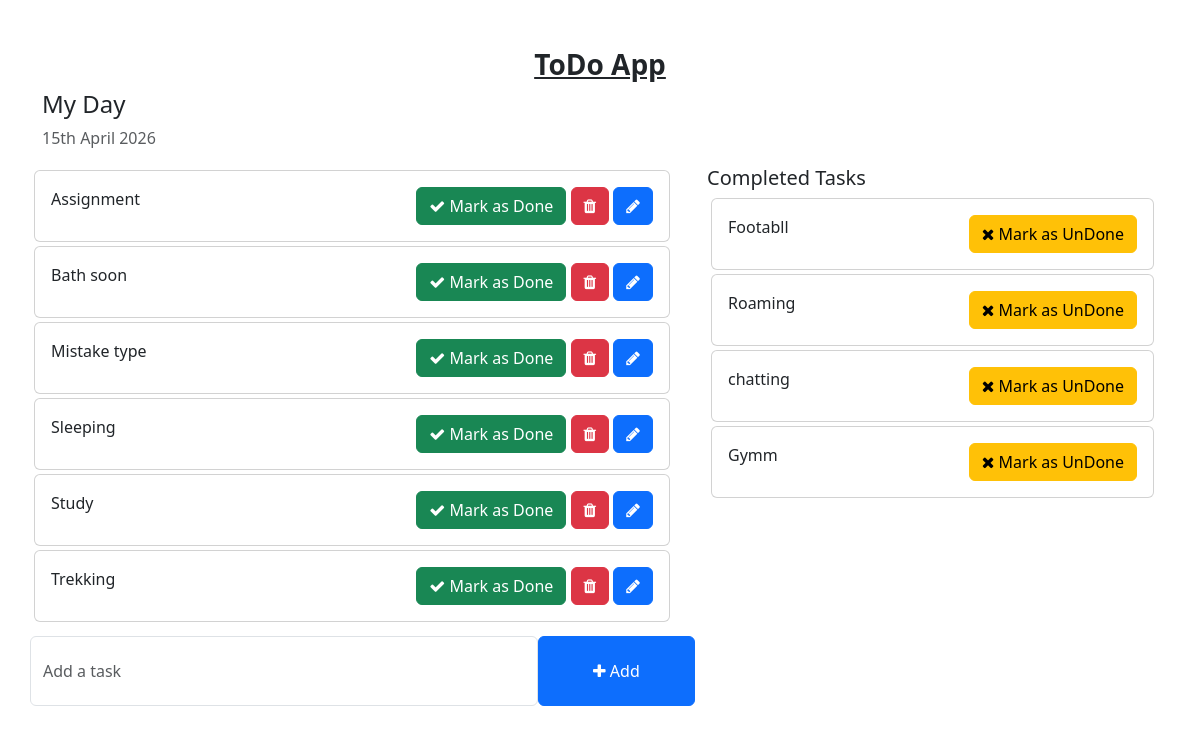
The app's page /, older data.
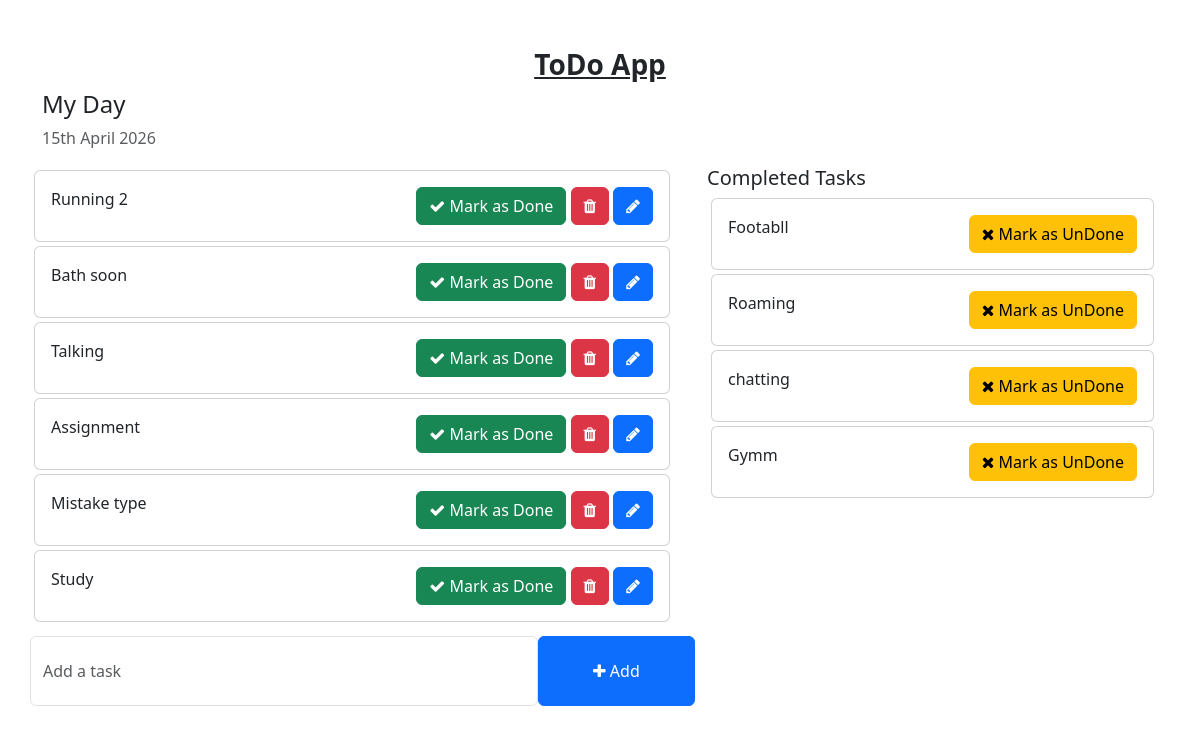
The same page, newer data.
### todo/models.py (models this page shows, shortened)
class Task(models.Model):
    task = models.CharField(max_length = 250)
    is_completed = models.BooleanField(default= False)
    created_at = models.DateTimeField(auto_now_add=True)
    updated_at = models.DateField(auto_now=True)

### todo_main/views.py (the view)
# urls.py: 2. Add a URL to urlpatterns:  path('', views.home, name='home')
def home(request):
    tasks= Task.objects.filter(is_completed = False). order_by('-updated_at')
    completed_tasks = Task.objects.filter(is_completed= True)
    context = {
        'tasks' : tasks,
        'completed_tasks' : completed_tasks,
    }
    return render(request, 'home.html' , context)

### templates/home.html (shortened to what this page needs)
<!DOCTYPE html>
<html lang="en">
<head>
    <link href="https://cdn.jsdelivr.net/npm/bootstrap@5.3.0-alpha1/dist/css/bootstrap.min.css" rel="stylesheet"
>
    <link rel="stylesheet" href="https://cdnjs.cloudflare.com/ajax/libs/font-awesome/4.7.0/css/font-awesome.min.css">
</head>
<body>
    <div class="container">
        <h3 class="pt-5 text-center"> <b> <u>ToDo App </u> </b> </h3>
        <div class="row">
            <h4>My Day</h4>
            <p class="text-muted">{% now "jS F Y" %}</p>
            <div class="col-md-7 col-lg-7 p-0">
                <div class="left-panel">
                    <div class="task-list">
                        {% for i in tasks %}
                        <div class="card m-1">
                            <div class="card-body">
                                {{ i.task }}
                                <span style="position: relative; float: right;">
                                    <a href="{% url 'mark_as_done' i.pk %}" class="btn btn-success"><i
                                            class="fa fa-check"></i> Mark as Done</a>
                                    <a href="{% url 'delete_task' i.pk %}" class="btn btn-danger"><i class="fa fa-trash"></i></a>
                                    <a href="{% url 'edit_task' i.pk %}" class="btn btn-primary"><i class="fa fa-pencil"></i></a>
                                </span>
                            </div>
                        </div>
                        {% endfor %}
                    </div>
                    <div class="add-task-bar">
                        <form action="{% url 'addTask' %}" method="POST">
                            <div class="form-group">
                                <span style="display: flex;">
                                    <input type="text" name="task" class="form-control" placeholder="Add a task">
                                    <button type="submit" class="btn btn-primary" style="width: 200px;"><i
                                            class="fa fa-plus"></i>
                                        Add</button>
                                </span>
                            </div>
                        </form>
                    </div>
                </div>
            </div>
            <div class="col-md-5 col-lg-5">
                <h5>Completed Tasks</h5>
                {% for i in completed_tasks %}
                <div class="card m-1">
                    <div class="card-body">
                        {{ i.task }}
                        <span style="position: relative; float: right;">
                            <a href="{% url 'mark_as_Undone' i.pk %}" class="btn btn-warning"><i class="fa fa-times"></i>
                                Mark as UnDone</a>
                        </span>
                    </div>
                </div>
                {% endfor %}
            </div>
        </div>
    </div>
</body>
</html>

Row changes from the older to the newer data that the page shows:
removed Task: task "Sleeping", shown under "My Day"
no longer on this page (row unchanged): Task: task "Trekking", shown under "My Day"
now on this page (row edited): Task: task "Running 2", shown under "My Day"
changed Task "Bath soon": moves up the list
added Task: task "Talking", shown under "My Day"
